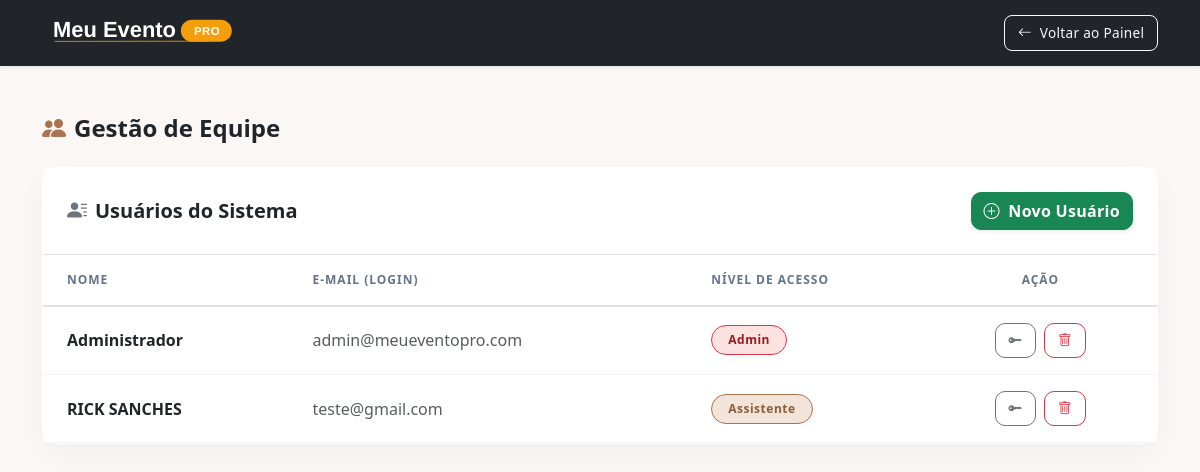
Page /gerenciar_equipe.php (signed in) on the committed database.
### tables this page shows
CREATE TABLE `usuarios` (
  `id` int(11) NOT NULL,
  `nome` varchar(100) NOT NULL,
  `email` varchar(100) NOT NULL,
  `senha` varchar(255) NOT NULL,
  `tipo` varchar(20) DEFAULT 'assistente',
  `criado_em` timestamp NOT NULL DEFAULT current_timestamp()
);

### gerenciar_equipe.php (the view, shortened to what this page needs)
<?php
require_once 'conexao.php';
try {
    $pdo->query("SELECT 1 FROM usuarios LIMIT 1");
} catch (Exception $e) {
    $pdo->exec("
        CREATE TABLE usuarios (
            id INT AUTO_INCREMENT PRIMARY KEY,
            nome VARCHAR(100) NOT NULL,
            email VARCHAR(100) NOT NULL UNIQUE,
            senha VARCHAR(255) NOT NULL,
            tipo VARCHAR(20) DEFAULT 'assistente',
            criado_em TIMESTAMP DEFAULT CURRENT_TIMESTAMP
        ) ENGINE=InnoDB DEFAULT CHARSET=utf8mb4 COLLATE=utf8mb4_unicode_ci;
    ");
}
$lista_usuarios = $pdo->query("SELECT id, nome, email, tipo FROM usuarios ORDER BY nome ASC")->fetchAll();
?>
<!DOCTYPE html>
<html lang="pt-br">
<head>
    <link href="https://cdn.jsdelivr.net/npm/bootstrap@5.3.0/dist/css/bootstrap.min.css" rel="stylesheet">
    <link rel="stylesheet" href="https://cdn.jsdelivr.net/npm/bootstrap-icons@1.11.0/font/bootstrap-icons.css">
    <link rel="stylesheet" href="css/estilo.css?v=8">
</head>
<body class="bg-light">
<nav class="navbar navbar-dark bg-dark shadow-sm">
    <div class="container">
        <span class="navbar-brand mb-0">
            <img src="img/LOGO MEP NAV.svg" alt="Meu Evento PRO" style="height:40px;">
        </span>
        <div class="d-flex align-items-center gap-2">
            <a href="painel_admin.php" class="btn btn-sm btn-outline-light rounded-3">
                <i class="bi bi-arrow-left me-1"></i> Voltar ao Painel
            </a>
        </div>
    </div>
</nav>
<div class="container my-5">
    <h4 class="fw-bold mb-4"><i class="bi bi-people-fill text-primary me-2"></i>Gestão de Equipe</h4>
    <div class="card border-0 shadow-sm rounded-4">
        <div class="card-header bg-white border-bottom p-4 d-flex justify-content-between align-items-center">
            <h5 class="mb-0 fw-bold"><i class="bi bi-person-lines-fill text-secondary me-2"></i>Usuários do Sistema</h5>
            <button class="btn btn-success fw-bold shadow-sm" data-bs-toggle="modal" data-bs-target="#modalAdicionar">
                <i class="bi bi-plus-circle me-1"></i> Novo Usuário
            </button>
        </div>
        <div class="card-body p-0">
            <div class="table-responsive d-none d-md-block">
                <table class="table table-hover align-middle mb-0">
                    <thead class="table-light text-muted small text-uppercase">
                        <tr>
                            <th class="ps-4">Nome</th>
                            <th>E-mail (Login)</th>
                            <th>Nível de Acesso</th>
                            <th class="text-center pe-4">Ação</th>
                        </tr>
                    </thead>
                    <tbody>
                        <?php foreach ($lista_usuarios as $user): ?>
                        <tr>
                            <td class="ps-4 fw-bold text-dark"><?= htmlspecialchars($user['nome']) ?></td>
                            <td class="text-muted"><?= htmlspecialchars($user['email']) ?></td>
                            <td>
                                <?php if ($user['tipo'] === 'admin'): ?>
                                    <span class="badge bg-danger bg-opacity-10 text-danger border border-danger px-3 py-2 rounded-pill">Admin</span>
                                <?php else: ?>
                                    <span class="badge bg-primary bg-opacity-10 text-primary border border-primary px-3 py-2 rounded-pill">Assistente</span>
                                <?php endif; ?>
                            </td>
                            <td class="text-center pe-4">
                                <div class="d-flex gap-2 justify-content-center flex-wrap">
                                    <button type="button" class="btn btn-sm btn-outline-secondary" title="Alterar Senha"
                                            data-bs-toggle="modal" data-bs-target="#modalSenha<?= $user['id'] ?>">
                                        <i class="bi bi-key-fill"></i>
                                    </button>
                                    <form method="POST" class="d-inline" onsubmit="return confirm('Tem certeza que deseja excluir o acesso de <?= htmlspecialchars($user['nome']) ?>?');">
                                        <button type="submit" class="btn btn-sm btn-outline-danger" title="Excluir Usuário">
                                            <i class="bi bi-trash"></i>
                                        </button>
                                    </form>
                                </div>
                            </td>
                        </tr>
                        <?php endforeach; ?>
                    </tbody>
                </table>
            </div>
        </div>
    </div>
</div>
</body>
</html>

### css/estilo.css (style rules this page uses)
:root { --color-primary: #a9744f; --color-primary-dark: #8b5e3c; --color-primary-light: #f2e4d8; --bg-app: #faf7f4; --color-success: #22c55e; --color-warning: #f59e0b; --color-danger: #dc2626; --bs-primary: #a9744f; --bs-primary-rgb: 169, 116, 79; --bs-light: #faf7f4; --bs-light-rgb: 250, 247, 244; --verde: #22c55e; --amarel: #f59e0b; --vermelho: #ef4444; --azul: #3b82f6; --space-xs: 0.25rem; --space-sm: 0.5rem; --space-md: 1rem; --space-lg: 1.5rem; --shadow-sm: 0 1px 2px 0 rgba(0, 0, 0, 0.05); --shadow-md: 0 4px 6px -1px rgba(0, 0, 0, 0.1); --shadow-lg: 0 10px 15px -3px rgba(0, 0, 0, 0.1); --radius-sm: 8px; --radius-md: 12px; --radius-lg: 20px; --transition-fast: 0.15s ease; --transition-slow: 0.3s ease; }
html { scroll-behavior: smooth; }
body { font-family: var(--bs-font-sans-serif); background-color: var(--bg-app); color: var(--bs-body-color); -webkit-font-smoothing: antialiased; -moz-osx-font-smoothing: grayscale; }
.card { animation: fadeUp 0.5s cubic-bezier(0.16, 1, 0.3, 1) forwards; border: 1px solid rgba(255, 255, 255, 0.5) !important; border-radius: 20px; background: rgba(255, 255, 255, 0.95); backdrop-filter: blur(10px); box-shadow: 0 10px 30px -5px rgba(15, 23, 42, 0.05) !important; transition: transform 0.3s ease, box-shadow 0.3s ease; }
.btn { border-radius: 10px; font-weight: 500; letter-spacing: 0.3px; transition: all 0.25s cubic-bezier(0.4, 0, 0.2, 1); }
.btn-sm { padding: 0.4rem 0.8rem; font-size: 0.85rem; }
.badge { padding: 0.5em 0.85em; font-weight: 600; font-size: 0.75rem; border-radius: 8px; letter-spacing: 0.5px; }
.bg-danger { background-color: #fee2e2 !important; color: #991b1b !important; }
.bg-primary { background-color: var(--color-primary-light) !important; color: var(--color-primary-dark) !important; }
.table { margin-bottom: 0; }
.table th { background-color: transparent !important; color: #64748b; font-size: 0.75rem; font-weight: 600; text-transform: uppercase; letter-spacing: 1px; border-bottom: 2px solid var(--bs-border-color); padding: 1rem 0.5rem; }
.table td { padding: 1rem 0.5rem; vertical-align: middle; border-bottom: 1px solid #f1f5f9; }
a { transition: color 0.15s ease, opacity 0.15s ease; }
.table tbody tr { transition: background-color 0.15s ease; }

### rows in the picture
usuarios: nome "Administrador", email "admin@meueventopro.com", tipo "Admin"
usuarios: nome "RICK SANCHES", email "teste@gmail.com", tipo "Assistente"
